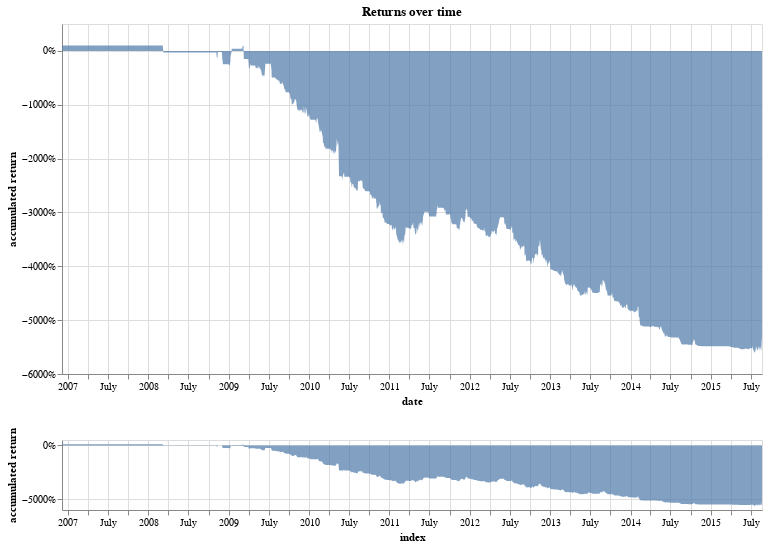

The notebook cell this image was saved under:
### Code cell
returns_chart(bt.balance)

### Figure 1 — Vega-Lite specification as saved in the notebook (floating-point values rounded to 4 significant figures; data arrays with more than 128 entries replaced by an {"elided": "..."} marker saying what was removed)
{"config": {"view": {"continuousWidth": 400, "continuousHeight": 300}}, "vconcat": [{"layer": [{"mark": "point", "encoding": {"opacity": {"value": 0}, "x": {"type": "temporal", "field": "index"}}, "selection": {"selector204": {"type": "single", "nearest": true, "on": "mouseover", "fields": ["index"], "empty": "none"}}}, {"mark": "point", "encoding": {"opacity": {"condition": {"value": 1, "selection": "selector204"}, "value": 0}, "x": {"type": "temporal", "field": "index"}, "y": {"type": "quantitative", "axis": {"format": "%"}, "field": "accumulated return"}}}, {"mark": {"type": "text", "align": "left", "dx": 5, "dy": -5}, "encoding": {"text": {"condition": {"type": "quantitative", "field": "accumulated return", "format": ".2%", "selection": "selector204"}, "value": " "}, "x": {"type": "temporal", "field": "index"}, "y": {"type": "quantitative", "axis": {"format": "%"}, "field": "accumulated return"}}}, {"mark": {"type": "area", "opacity": 0.7}, "encoding": {"x": {"type": "temporal", "axis": {"title": "date"}, "field": "index", "scale": {"domain": {"selection": "selector203"}}}, "y": {"type": "quantitative", "axis": {"format": "%"}, "field": "accumulated return"}}}], "height": 350, "title": "Returns over time", "width": 700}, {"mark": {"type": "area", "opacity": 0.7}, "encoding": {"x": {"type": "temporal", "field": "index"}, "y": {"type": "quantitative", "axis": {"format": "%"}, "field": "accumulated return"}}, "height": 70, "selection": {"selector203": {"type": "interval", "encodings": ["x"]}}, "width": 700}], "data": {"name": "data-cf372684e4527defa85d41a2858eb6d1"}, "$schema": "https://vega.github.io/schema/vega-lite/v4.0.0.json", "datasets": {"data-cf372684e4527defa85d41a2858eb6d1": {"elided": "2193 records"}}}
